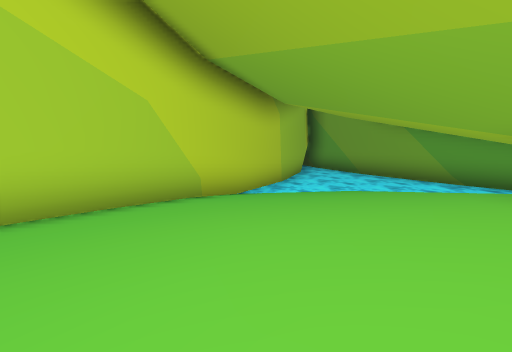
[1] (above)

24 first-person views from a walk through a 3-D level made in the Unity game engine. The camera is 1.2 m above the floor, tilts 6° down and sees 80° across. The floor is counted in squares, 2 m on a side. Each view is taken from the middle of a square. On the plan, view 1 faces up. The plan holds only what a view shows up to about 9 squares ahead; the rest is blank. The place goes on beyond the plan. The player is left out. Some animated figures are not drawn. Some surface patterns are stand-ins.

[2]
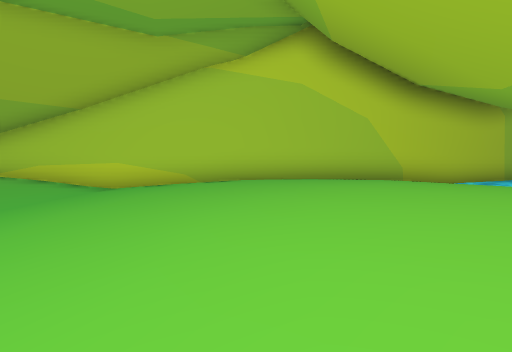

[3]
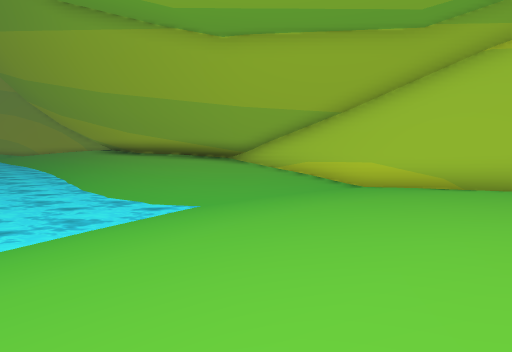

[4]
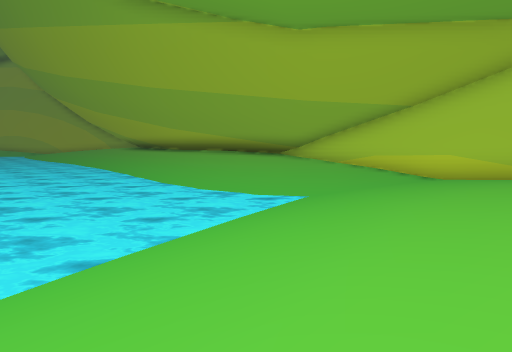

[5]
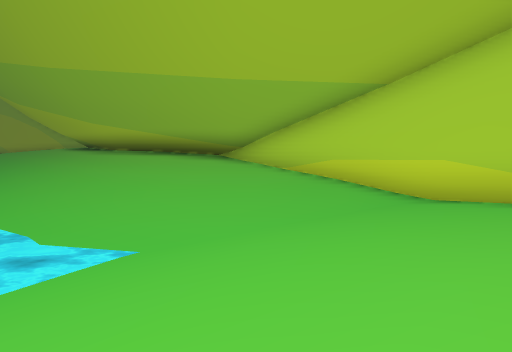

[6]
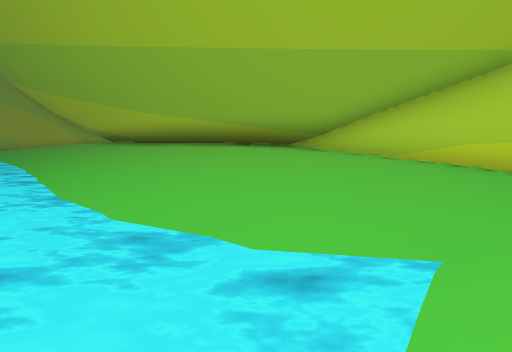

[7]
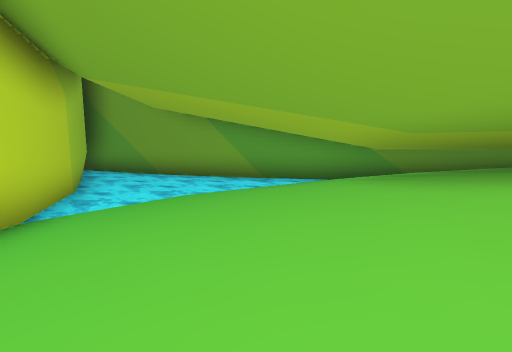

[8]
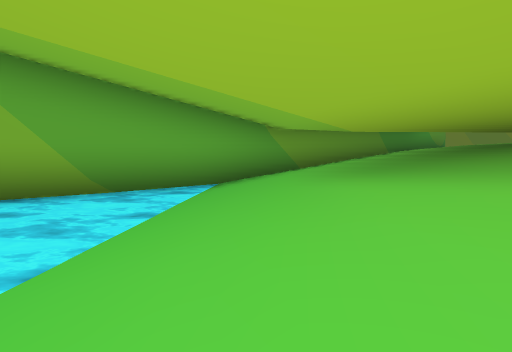

[9]
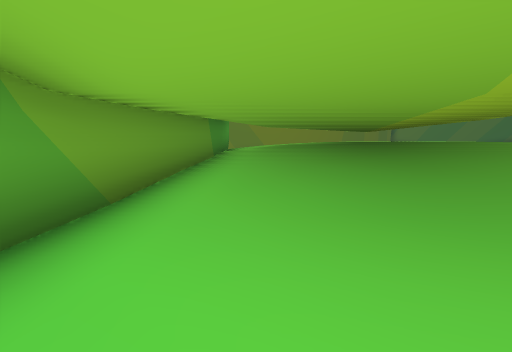

[10]
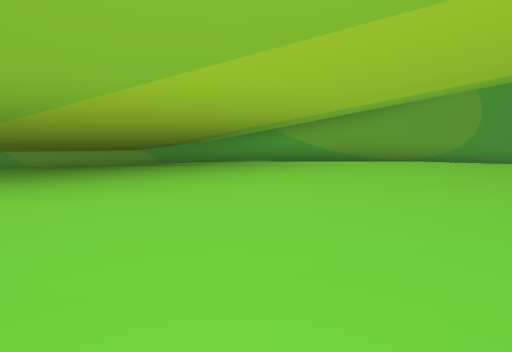

[11]
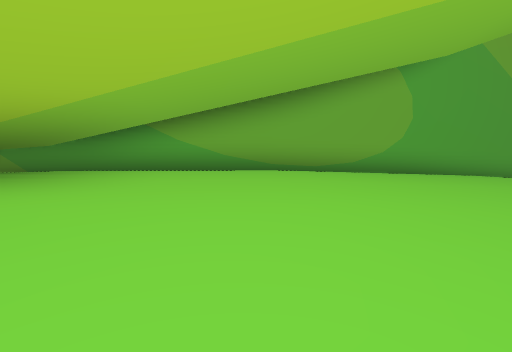

[12]
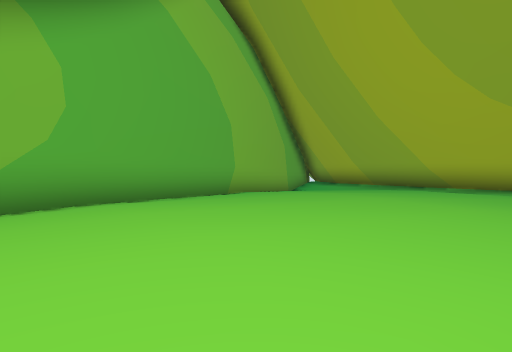

[13]
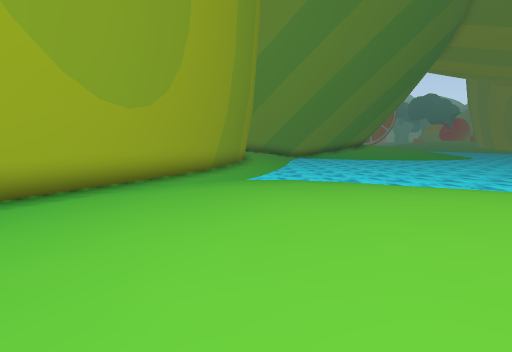

[14]
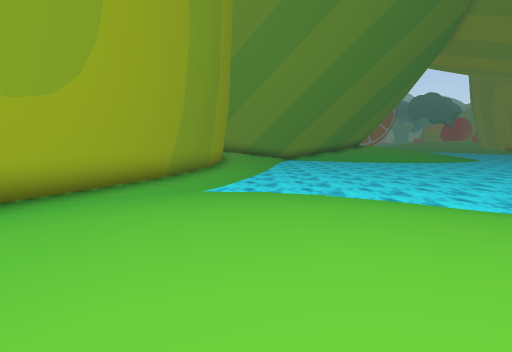

[15]
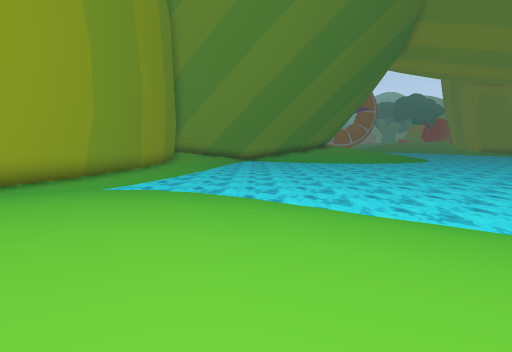

[16]
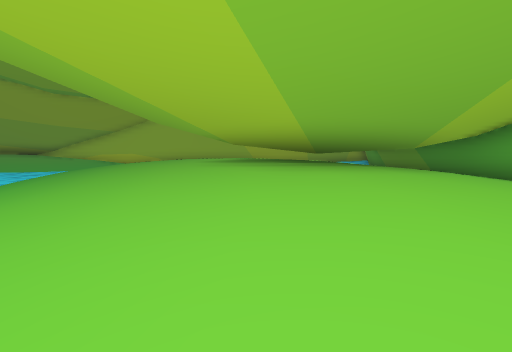

[17]
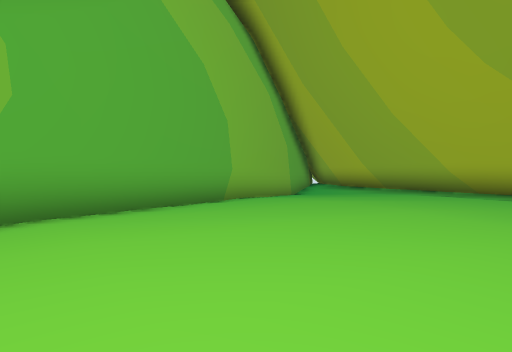

[18]
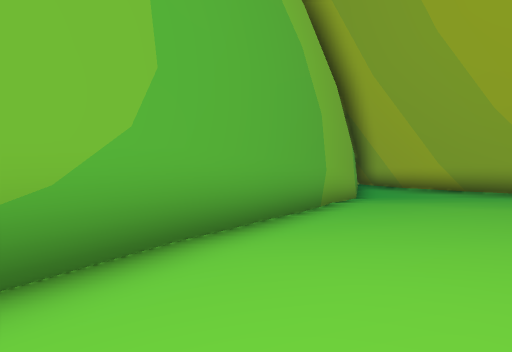

[19]
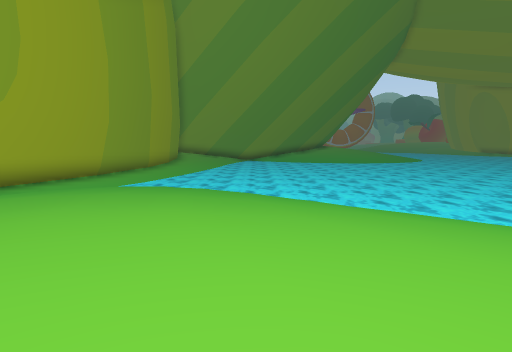

[20]
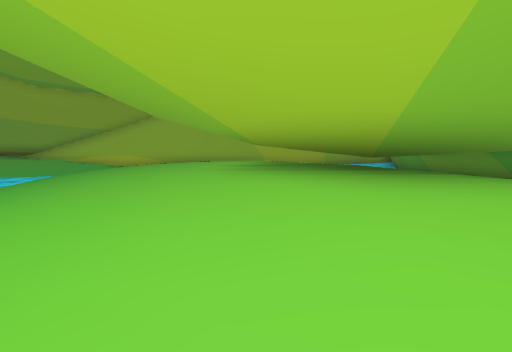

[21]
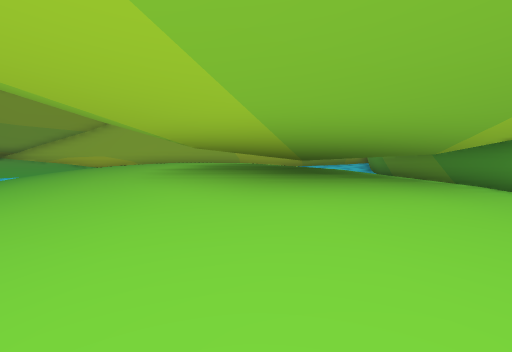

[22]
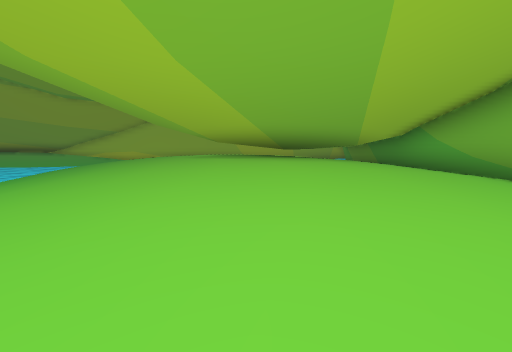

[23]
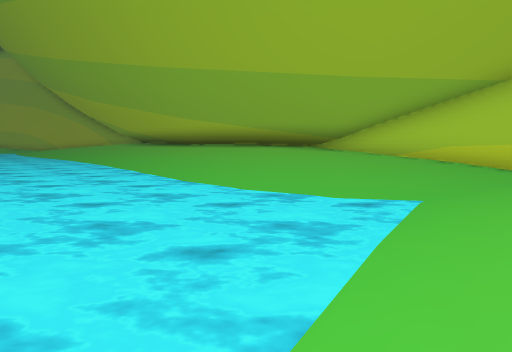

[24]
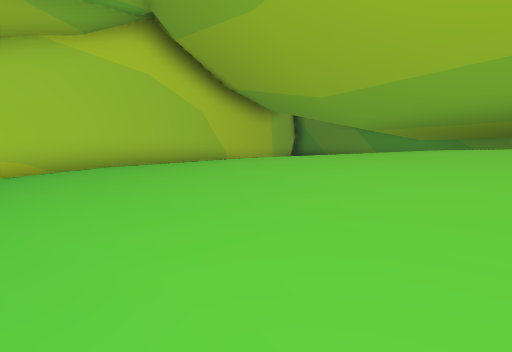

### Floor plan
Key: @ floor where view 1 was taken; # wall or solid block; . main floor; : floor 0.25 m higher than the main floor; - floor 0.25 m lower than the main floor; + floor 0.5 m higher than the main floor; _ floor 0.5 m lower than the main floor; * floor 0.75 m higher than the main floor; < floor 0.75 m lower than the main floor; % floor 1 m higher than the main floor; & floor 1.25 m higher than the main floor; ~ water the walk can cross; ≈ water the walk keeps out of; ^ raised ledge.
Columns run from 11 left of view 1 to 23 right of it. Each row starts with its distance up from view 1.
 10            ##≈≈≈
  9            #≈≈≈≈##
  8           ##~~~~~##
  7           #~----~~#
  6          ##.......##
  5         ##.:::::::##
  4         #::+++ #+++##
  3        ##:+++* ##^^^##
  2       ##:++***   #^####
  1      ##::++**%%   ######
  0     ##.::++@*%%   ########
 -1    ##...:++**%%&  #####%*##
 -2   ##:...::+**%%% #####&%%*#
 -3  ##+::.-.::+**%%% ### &&%%*##
 -4  #++:..--.::++**%%&&&&&&&%%*###
 -5   ++:..-~-..:++**%%%&&&&&%%**+###
 -6  *+::.-~~~~-.::++**%%&&&&%%%*+:.##
 -7 *++:.-~~~≈~~ ..::+**%%%&&%%%*+:.-##
 -8 ++:.-~~~≈≈≈    ..:++**%%%%%**+:.-_<
 -9 +:.-~~≈≈≈≈           ***%%%**+:.-_<
-10 :.-~~≈≈≈             ++******+:.-_<
-11 .-~≈≈≈≈              ::++**+++:.-_<
-12 -~≈≈≈≈             ~~-.::++++::.-##
-13   ≈≈               ≈~~-.::::::..##
-14                   ≈≈≈~~-...:...-#
-15                  ≈≈≈≈≈~~--....-##
-16                  ≈≈≈≈≈≈~~~----##
-17                  ≈≈≈≈≈≈≈~~~~~.#
-18                     ≈≈≈≈≈≈~~-.#

Positions as (right, up) in squares from view 1, and headings:
1: (0, 0), facing up
2: (2, -3), facing up-left
3: (2, -3), facing left
4: (2, -5), facing left
5: (-1, -3), facing left
6: (-2, -5), facing left
7: (-1, 2), facing up-right
8: (1, 6), facing right
9: (5, 6), facing down-right
10: (6, -6), facing up-right
11: (9, -7), facing up-right
12: (13, -7), facing right
13: (17, -7), facing down
14: (16, -9), facing down
15: (13, -8), facing down
16: (13, -8), facing up-left
17: (14, -7), facing right
18: (15, -5), facing right
19: (13, -7), facing down
20: (11, -7), facing up-left
21: (12, -6), facing up-left
22: (15, -9), facing up-left
23: (0, -6), facing left
24: (0, -5), facing up
